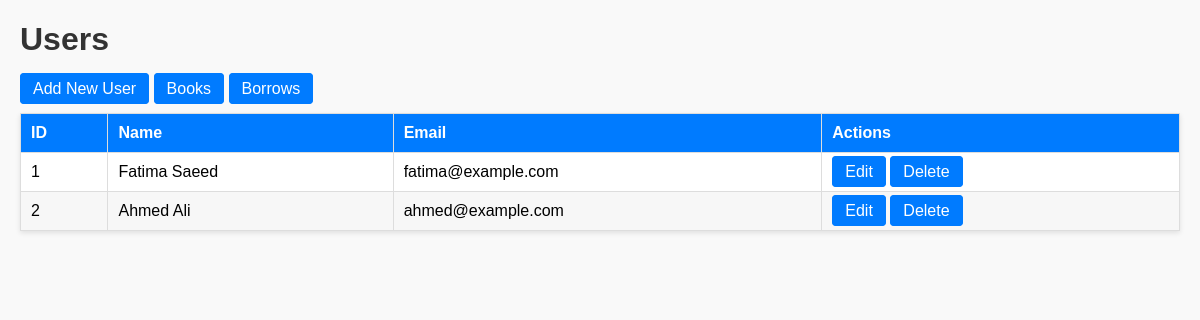
/public/user/index, run on the app's committed database.
### tables this page shows
CREATE TABLE IF NOT EXISTS users (
  id INT AUTO_INCREMENT PRIMARY KEY,
  name VARCHAR(100) NOT NULL,
  email VARCHAR(150) UNIQUE NOT NULL,
  borrowed_count INT DEFAULT 0,
  created_at TIMESTAMP DEFAULT CURRENT_TIMESTAMP
);

### app/Controllers/UserController.php (called while the page is built, shortened)
<?php
class UserController extends Controller {
    private User $userModel;
    public function __construct() {
        $this->userModel = new User();
    }
    public function index(): void {
        $users = $this->userModel->all();
        $this->view('users/list.php', ['users' => $users]);
    }
}

### public/index.php (called while the page is built, shortened)
<?php
spl_autoload_register(function($class) {
    $prefix = 'App\\';
    $baseDir = __DIR__ . '/../app/';
    if (str_starts_with($class, $prefix)) {
        $relative = substr($class, strlen($prefix));
        $path = $baseDir . str_replace('\\', '/', $relative) . '.php';
    }
});
$uri = trim(str_replace('/library-mvc/public/', '', $_SERVER['REQUEST_URI']), '/');
$segments = explode('/', $uri);
$action     = $segments[1] ?? 'index';
$params     = array_slice($segments, 2);
$action     = preg_replace('/[^a-zA-Z0-9]/', '', $action);
$ctrl = new $controllerClass();
call_user_func_array([$ctrl, $action], $params);

### app/Core/Database.php (called while the page is built, shortened)
<?php
class Database {
    private static ?PDO $instance = null;
    public static function getInstance(): PDO {
        if (self::$instance === null) {
            $db = new self();
            $dsn = "mysql:host={$db->host};dbname={$db->db};charset={$db->charset}";
            try {
                $pdo = new PDO($dsn, $db->user, $db->pass, [
                    PDO::ATTR_ERRMODE => PDO::ERRMODE_EXCEPTION,
                    PDO::ATTR_DEFAULT_FETCH_MODE => PDO::FETCH_ASSOC,
                    PDO::ATTR_EMULATE_PREPARES => false,
                ]);
                self::$instance = $pdo;
            } catch (PDOException $e) {
                error_log('Database Connection Error: ' . $e->getMessage());
                throw new PDOException('Database connection failed.');
            }
        }
        return self::$instance;
    }
}

### app/Core/Model.php (called while the page is built, shortened)
<?php
class Model {
    public function __construct() {
        $this->db = Database::getInstance();
    }
}

### app/Models/User.php (called while the page is built, shortened)
<?php
class User extends Model {
    protected string $table = 'users';
    public function all(): array {
        $stmt = $this->db->query("SELECT * FROM {$this->table} ORDER BY id DESC");
        return $stmt->fetchAll(\PDO::FETCH_ASSOC);
    }
}

### app/Views/users/list.php (the view, shortened to what this page needs)
<!doctype html>
<html lang="en">
<head>
</head>
<body>
    <h1>Users</h1>
    <nav>
        <a href="/library-mvc/public/user/create" class="button">Add New User</a>
        <a href="/library-mvc/public/book/index" class="button">Books</a>
        <a href="/library-mvc/public/borrow/index" class="button">Borrows</a>
    </nav>
    <table>
        <thead>
            <tr>
                <th>ID</th>
                <th>Name</th>
                <th>Email</th>
                <th>Actions</th>
            </tr>
        </thead>
        <tbody>
            <?php if (!empty($users)): ?>
                <?php $counter = 1; ?>
                <?php foreach ($users as $u): ?>
                <tr>
                    <td><?= $counter ?></td>
                    <td><?= htmlspecialchars($u['name'], ENT_QUOTES) ?></td>
                    <td><?= htmlspecialchars($u['email'], ENT_QUOTES) ?></td>
                    <td>
                        <a href="/user/edit/<?= $u['id'] ?>" class="button">Edit</a>
                        <a href="/user/delete/<?= $u['id'] ?>" class="button">Delete</a>
                    </td>
                </tr>
                <?php $counter++; endforeach; ?>
            <?php else: ?>
                <tr>
                    <td colspan="4" style="text-align:center;">No users found.</td>
                </tr>
            <?php endif; ?>
        </tbody>
    </table>
</body>
</html>

### app/Views/users/list.php (style rules this page uses)
body { font-family: Arial, sans-serif; margin: 20px; background: #f9f9f9; }
h1 { color: #333; }
table { border-collapse: collapse; width: 100%; margin-top: 15px; background: #fff; box-shadow: 0 2px 5px rgba(0,0,0,0.1); }
th, td { border: 1px solid #ddd; padding: 10px; text-align: left; }
th { background-color: #007BFF; color: #fff; }
tr:nth-child(even) { background-color: #f7f7f7; }
a.button, button { padding: 6px 12px; text-decoration: none; border-radius: 4px; border: 1px solid #007BFF; background-color: #007BFF; color: #fff; cursor: pointer; }

### data on the page
users: name "Fatima Saeed", email "fatima@example.com"
users: name "Ahmed Ali", email "ahmed@example.com"
